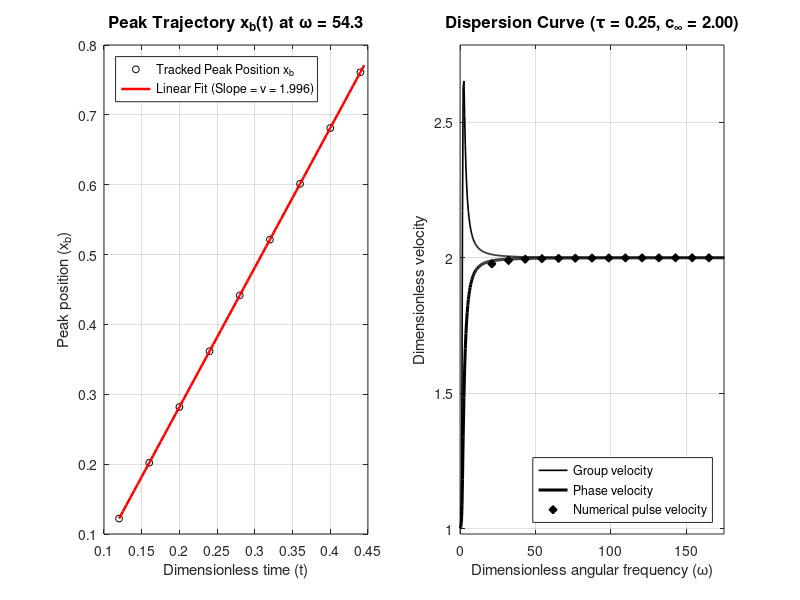

The MATLAB script that drew this image:
clear; clc; close all;

%% 1. Dimensionless Parameters
tau_tilde = 0.25;          
tau_hat   = 1.0;          
E         = 1.0;          
E_hat     = 1.0;          
rho       = 1.0;          

c_slow    = sqrt(E / rho);                  
c_inf     = sqrt(1 / tau_tilde);            

%% 2. 0-1 and N Discretization 
N  = 100;                       % Number of spatial cells between 0 and 1
dx = 1 / N;                     % Spatial step: dx = 1/N
dt = dx / c_inf;                % Time step: dt = dx / c_inf
alpha = 0.5;                    % Second-order trapezoidal parameter

%% 3. Analytical Curves (Phase & Group Velocity)
k_vals = linspace(0.1, 180, 1000);
Re_w   = zeros(size(k_vals));

for idx = 1:length(k_vals)
    k = k_vals(idx);
    coeffs = [-1i * tau_tilde, 1, 1i * tau_hat * (c_slow^2) * (k^2), -(c_slow^2) * (k^2)];
    roots_w = roots(coeffs);
    forward_root = roots_w(real(roots_w) > 1e-6);
    Re_w(idx) = real(forward_root(1));
end

v_phase = Re_w ./ k_vals;
v_group = gradient(Re_w) ./ gradient(k_vals);

%% 4. Numerical Loop over Different Pulse Widths t_b
w_test = linspace(10, 165, 15); 
v_measured = zeros(size(w_test));

% Save xb-t data for the 5th frequency to plot the graph
example_idx = 5; 

for m = 1:length(w_test) % Resetting the Bar
    w_curr = w_test(m);
    t_b    = 2 * pi / w_curr;   % Pulse width
    
    sigma = zeros(N + 1, 1);
    eps   = zeros(N + 1, 1);
    v     = zeros(N, 1);
    
    t_max   = 0.95 / c_inf;
    n_steps = floor(t_max / dt);
    
    t_track  = [];
    xb_track = [];
    
    for j = 1:n_steps
        t_curr = j * dt;
        
        % Eq. (24): Velocity update
        v = v + (dt / (rho * dx)) * (sigma(2:end) - sigma(1:end-1));
        
        % Eq. (25): Strain update
        eps_new = eps;
        eps_new(2:end-1) = eps(2:end-1) + (dt / dx) * (v(2:end) - v(1:end-1));
        
        % Eq. (27): Stress update
        sigma_new = sigma;
        denom = (1 - alpha) + (tau_tilde / dt);
        sigma_new(2:end-1) = (((tau_tilde / dt) - alpha) * sigma(2:end-1) ...
            + E * (alpha * eps(2:end-1) + (1 - alpha) * eps_new(2:end-1)) ...
            + E_hat * (eps_new(2:end-1) - eps(2:end-1)) / dt) / denom;
        
        % Boundary conditions: Cosine pulse at x=0, Free end (sigma=0) at x=1
        if t_curr <= t_b
            sigma_new(1) = 0.5 * (1 - cos(2 * pi * t_curr / t_b));
        else
            sigma_new(1) = 0;
        end
        sigma_new(end) = 0;
        
        eps_new(1)   = (sigma_new(1) + (tau_tilde/dt)*(sigma_new(1) - sigma(1)) - E*alpha*eps(1) + (E_hat/dt)*eps(1)) / (E*(1-alpha) + E_hat/dt);
        eps_new(end) = (sigma_new(end) + (tau_tilde/dt)*(sigma_new(end) - sigma(end)) - E*alpha*eps(end) + (E_hat/dt)*eps(end)) / (E*(1-alpha) + E_hat/dt);
        
        eps   = eps_new;
        sigma = sigma_new;
        
        % Track peak position xb once the full pulse has entered the bar
        if t_curr > t_b && t_curr < (0.90 / c_inf)
            [~, max_idx] = max(sigma);
            if max_idx > 1 && max_idx < N + 1
                y1 = sigma(max_idx - 1); y2 = sigma(max_idx); y3 = sigma(max_idx + 1);
                delta = 0.5 * (y1 - y3) / (y1 - 2*y2 + y3);
                xb = ((max_idx - 1) + delta) * dx;
            else
                xb = (max_idx - 1) * dx;
            end
            t_track(end+1)  = t_curr; %#ok<SAGROW>
            xb_track(end+1) = xb;     %#ok<SAGROW>
        end
    end
    
    % Extracting Velocity with polyfit & Saving the Example Curve
    % Linear fit to xb vs t -> slope p(1) is the velocity!
    p = polyfit(t_track, xb_track, 1);
    v_measured(m) = p(1);
    
    if m == example_idx
        t_ex  = t_track;
        xb_ex = xb_track;
        p_ex  = p;
        w_ex  = w_curr;
    end
end

%% 5. Plot Both Figures
figure('Color', 'w', 'Position', [100, 100, 1100, 450]);

% Left Subplot: The xb - t curve 
subplot(1, 2, 1);
hold on; grid on; box on;
plot(t_ex(1:8:end), xb_ex(1:8:end), 'ko', 'MarkerSize', 5, 'DisplayName', 'Tracked Peak Position x_b');
plot(t_ex, polyval(p_ex, t_ex), 'r-', 'LineWidth', 1.8, ...
    'DisplayName', sprintf('Linear Fit (Slope = v = %.3f)', p_ex(1)));
xlabel('Dimensionless time (t)', 'FontSize', 11);
ylabel('Peak position (x_b)', 'FontSize', 11);
title(sprintf('Peak Trajectory x_b(t) at \\omega = %.1f', w_ex), 'FontSize', 12);
legend('Location', 'northwest');

% Right Subplot: Velocity vs Frequency 
subplot(1, 2, 2);
hold on; grid on; box on;
plot(Re_w, v_group, 'k-', 'LineWidth', 1.2, 'DisplayName', 'Group velocity');
plot(Re_w, v_phase, 'k-', 'LineWidth', 2.2, 'DisplayName', 'Phase velocity');
plot(w_test, v_measured, 'kd', 'MarkerFaceColor', 'k', 'MarkerSize', 6, ...
    'DisplayName', 'Numerical pulse velocity');
xlabel('Dimensionless angular frequency (\omega)', 'FontSize', 11);
ylabel('Dimensionless velocity', 'FontSize', 11);
title(sprintf('Dispersion Curve (\\tau = %.2f, c_\\infty = %.2f)', tau_tilde, c_inf), 'FontSize', 12);
xlim([0, 175]);
ylim([0.98, max(v_group)*1.05]);
legend('Location', 'southeast');
